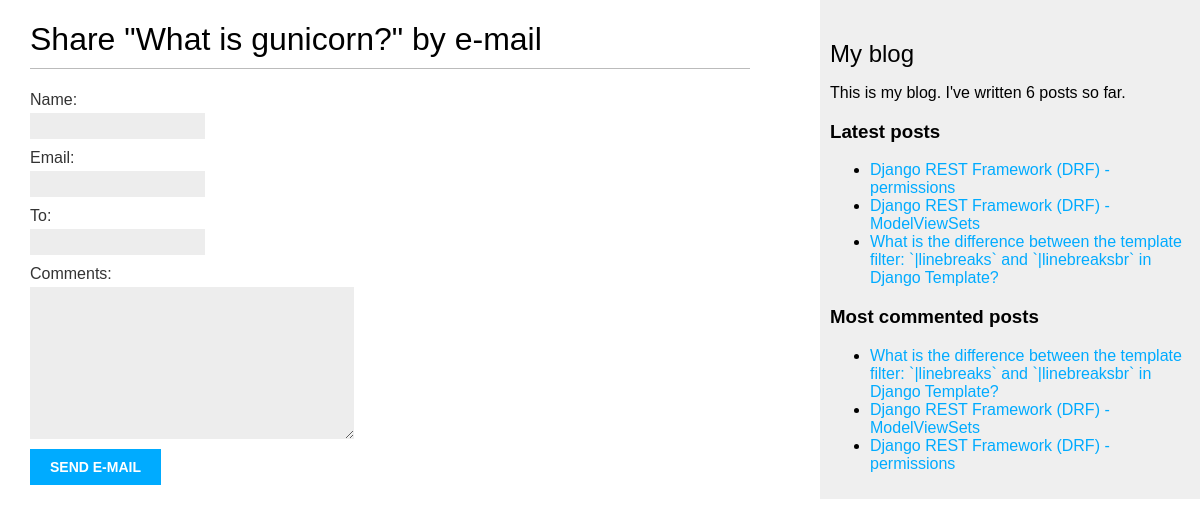
Page /blog/6/share/ on the committed database.
### blog/models.py (models this page shows, shortened)
class Post(models.Model):
    class Status(models.TextChoices):
        DRAFT = "DF", "Draft"
        PUBLISHED = "PB", "Published"
    title = models.CharField(max_length=250)
    slug = models.SlugField(max_length=250, unique_for_date="publish")
    body = models.TextField()
    publish = models.DateTimeField(default=timezone.now)
    created = models.DateTimeField(auto_now_add=True)
    updated = models.DateTimeField(auto_now=True)
    status = models.CharField(max_length=2, choices=Status, default=Status.DRAFT)
    author = models.ForeignKey(
        "account.User", on_delete=models.CASCADE, related_name="blog_posts"
    )
    tags = TaggableManager()
    objects = models.Manager()  # The default manager.
    published = PublishedManager()  # Our custom manager.
    class Meta:
        ordering = ["-publish"]
        indexes = [
            models.Index(fields=["publish"]),
        ]
    def get_absolute_url(self):
        return reverse(
            "blog:post_detail",
            args=[self.slug],
        )

### blog/views.py (the view)
# urls.py: path("<int:post_id>/share/", views.post_share, name="post_share"),
def post_share(request, post_id):
    post = get_object_or_404(Post, pk=post_id, status=Post.Status.PUBLISHED)
    sent = False
    if request.method == "POST":
        form = EmailPostForm(request.POST)
        if form.is_valid():
            cleaned_data = form.cleaned_data
            post_url = request.build_absolute_url(post.get_absolute_url())
            subject = (
                f"{cleaned_data['name']} ({cleaned_data['email']})"
                f"recommends you read {post.title}"
            )
            message = (
                f"Read {post.title} at {post_url}\n\n"
                f"{cleaned_data['name']}'s comments: {cleaned_data['comments']}"
            )
            send_mail(
                subject=subject,
                message=message,
                from_email=None,
                recipient_list=[cleaned_data["to"]],
            )
            sent = True
    else:
        form = EmailPostForm()
    return render(
        request, "post/share.html", {"post": post, "form": form, "sent": sent}
    )

### blog/forms.py
class EmailPostForm(forms.Form):
    name = forms.CharField(max_length=25)
    email = forms.EmailField()
    to = forms.EmailField()
    comments = forms.CharField(required=False, widget=forms.Textarea)

### blog/models.py (called while the page is built)
    def get_queryset(self):
        return super().get_queryset().filter(status=Post.Status.PUBLISHED)

### blog/templatetags/blog_tags.py (called while the page is built)
@register.simple_tag
def total_posts():
    return Post.published.count()

@register.simple_tag
def get_most_commented_posts(count=5):
    return Post.published.annotate(total_comments=Count("comments")).order_by(
        "total_comments"
    )[:count]

@register.inclusion_tag("post/latest_posts.html")
def show_latest_posts(count=5):
    latest_posts = Post.published.order_by("-publish")[:count]
    return {"latest_posts": latest_posts}

### blog/templates/post/share.html (shortened to what this page needs)
{% extends "base.html" %}
{% block content %}
  {% if sent %}
    <h1>E-mail successfully sent</h1>
    <p>"{{ post.title }}" was successfully sent to {{ form.cleaned_data.to }}.</p>
  {% else %}
    <h1>Share "{{ post.title }}" by e-mail</h1>
    <form method="post">
      {{ form.as_p }}
      <input type="submit" value="Send e-mail">
    </form>
  {% endif %}
{% endblock %}

### core/templates/base.html (shortened to what this page needs)
{% load static blog_tags %}
<!DOCTYPE html>
<html lang="en">
<head>
  <link href="{% static 'styles.css' %}" rel="stylesheet">
</head>
<body>
  <div id="content">
    {% block content %}
    {% endblock %}
  </div>
  <div id="sidebar">
    <h2>My blog</h2>
    <p>This is my blog. I've written {% total_posts %} posts so far.</p>
    <h3>Latest posts</h3>
    {% show_latest_posts 3 %}
    <h3>Most commented posts</h3>
    {% get_most_commented_posts 3 as most_commented_posts %}
    <ul>
      {% for post in most_commented_posts %}
        <li>
          <a href="{{ post.get_absolute_url }}">{{ post.title }}</a>
        </li>
      {% endfor %}
    </ul>
  </div>
</body>
</html>

### blog/templates/post/latest_posts.html
<ul>
  {% for post in latest_posts %}
  <li>
    <a href="{{ post.get_absolute_url }}">{{ post.title }}</a>
  </li>
  {% endfor %}
</ul>

### core/static/styles.css (style rules this page uses)
body { margin:0; padding:0; font-family:helvetica, sans-serif; }
a { color:#00abff; text-decoration:none; }
h1 { font-weight:normal; border-bottom:1px solid #bbb; padding:0 0 10px 0; }
h2 { font-weight:normal; margin:30px 0 0; }
#content { float:left; width:60%; padding:0 0 0 30px; }
#sidebar { float:right; width:30%; padding:10px; background:#efefef; height:100%; }
label { float:left; clear:both; color:#333; margin-bottom:4px; }
input, textarea { clear:both; float:left; margin:0 0 10px; background:#ededed; border:0; padding:6px 10px; font-size:12px; }
input[type=submit] { font-weight:bold; background:#00abff; color:#fff; padding:10px 20px; font-size:14px; text-transform:uppercase; }

### rows in the picture
Post: title "What is gunicorn?"
Post: title "Django REST Framework (DRF) - permissions"
Post: title "Django REST Framework (DRF) - ModelViewSets"
Post: title "What is the difference between the template filter: `|linebreaks` and `|linebreaksbr` in Django Template?"
